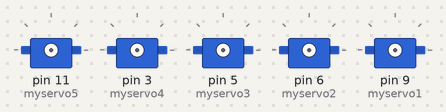
The sketch below on a simulated Arduino Uno, built with avr-gcc and run on an emulated ATmega328P. Shown: 5 × servo. What the sketch prints to the serial monitor is not drawn.

Above: at 0.1 s.
At 2.9 s:
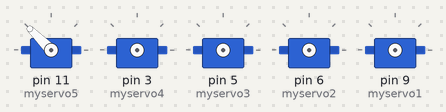
At 3.9 s:
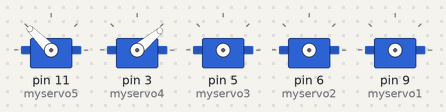
At 4.9 s:
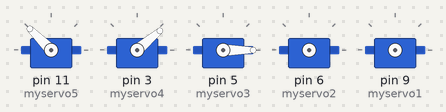
At 6.9 s:
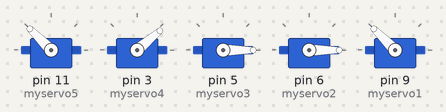
Timing chart, 0 to 8.4 s (numbered marks = the images above):
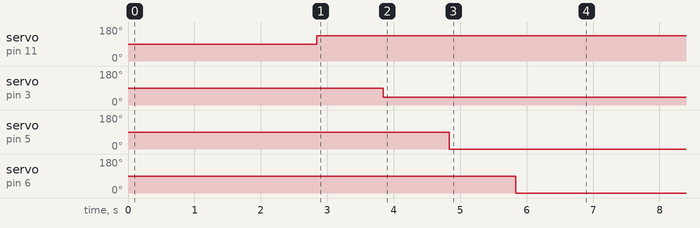

Measured:
- by itself, servo on pin 11 (myservo5): 90° → 135° at 2.8 s
- by itself, servo on pin 3 (myservo4): 90° → 40° at 3.8 s
- by itself, servo on pin 5 (myservo3): 90° → 0° at 4.8 s
- by itself, servo on pin 6 (myservo2): 90° → 0° at 5.8 s

The sketch:

Pince_servos.ino
```cpp
/***********************************************************
File name: servo.ino
Description:   The servo motor circulates to 180 degrees, 90 degrees
               Degrees, 0 degrees,
Website: www.adeept.com
E-mail: support@adeept.com
Author: Tom
Date: 2020/05/22
***********************************************************/

#include <Servo.h>

Servo myservo1; //create servo object to control a servo
Servo myservo2; //create servo object to control a servo
Servo myservo3; //create servo object to control a servo
Servo myservo4; //create servo object to control a servo
Servo myservo5; //create servo object to control a servo
Servo myservo5_bis; //create servo object to control a servo
int compteur = 0;

void setup()
{
  Serial.begin(9600); // initialise la communication série à 9600 bauds
  delay(1000); // wait for a second
}

void loop()
{
  // ---------- Permet de copier-coller facilement attach() ------------- //
  // -------------------------------------------------------------------- //
  // myservo1.attach(9); // attachs the servo 1 on pin 9 to servo object
  // myservo2.attach(6); // attachs the servo 2 on pin 6 to servo object
  // myservo3.attach(5); // attachs the servo 3 on pin 5 to servo object
  // myservo4.attach(3); // attachs the servo 4 on pin 3 to servo object
  // myservo5.attach(11); // attachs the servo 5 on pin 11 to servo object
  // myservo5_bis.attach(11); // attachs the servo 5 on pin 11 to servo object
  // -------------------------------------------------------------------- //

  Serial.println(compteur);
  if(compteur == 200)
  {
    Serial.print("Mettre pince à position de défaut\n");
    pince_position_defaut();


    Serial.print("Détachage des servomoteurs\n");
    detachage_servos();
  }

  compteur++;
  Serial.println(compteur);
}

void pince_desserer()
{
  Serial.print("servo 5\n");
  myservo5.attach(11); // attachs the servo 5 on pin 11 to servo object
  myservo5.write(60);
  delay(1000);
  myservo5.detach(); // detachs the servo 5

  delay(1000);
}

void pince_descendre()
{
  Serial.print("servo 3\n");
  myservo3.attach(5); // attachs the servo 3 on pin 5 to servo object
  myservo3.write(75);
  delay(1000);
  myservo3.detach(); // detachs the servo 3
}

void pince_attraper()
{
  Serial.print("servo 5bis\n");
  myservo5_bis.attach(11); // attachs the servo 5_bis on pin 11 to servo object
  myservo5_bis.write(130);
  delay(1000);
  Serial.println(myservo5_bis.attached());
  myservo5_bis.detach(); // detachs the servo 5_bis

  delay(1000);
}

void fonction_test()
{
  // Ecriture du code : //
  myservo5.attach(11); // attachs the servo 5 on pin 11 to servo object
  Serial.print("servo 5_1\n");
  myservo5.write(60);
  delay(2000);
  myservo4.attach(3); // attachs the servo 4 on pin 3 to servo object
  Serial.print("servo 4\n");
  myservo4.write(15);
  delay(2000);
  myservo3.attach(5); // attachs the servo 3 on pin 5 to servo object
  Serial.print("servo 3\n");
  myservo3.write(5);
  delay(2000);
  myservo2.attach(6); // attachs the servo 2 on pin 6 to servo object
  Serial.print("servo 2\n");
  myservo2.write(30);
  delay(2000);
  Serial.print("servo 1\n");
  myservo1.attach(9); // attachs the servo 1 on pin 9 to servo object
  myservo1.write(25);
  delay(500);
  Serial.print("servo 5_2\n");
  myservo5.write(110);
  delay(10000);


  // Détachage des servomoteurs : //
  myservo1.detach();
  myservo2.detach();
  myservo3.detach();
  myservo4.detach();
  myservo5.detach();

  delay(1000);
}

void pince_position_defaut()
{
  // Ecriture du code : //
  myservo5.attach(11); // attachs the servo 5 on pin 11 to servo object
  Serial.print("servo 5_1\n");
  myservo5.write(135);
  delay(1000);
  myservo4.attach(3); // attachs the servo 4 on pin 3 to servo object
  Serial.print("servo 4\n");
  myservo4.write(40);
  delay(1000);
  myservo3.attach(5); // attachs the servo 3 on pin 5 to servo object
  Serial.print("servo 3\n");
  myservo3.write(0);
  delay(1000);
  myservo2.attach(6); // attachs the servo 2 on pin 6 to servo object
  Serial.print("servo 2\n");
  myservo2.write(0);
  delay(1000);
  Serial.print("servo 1\n");
  myservo1.attach(9); // attachs the servo 1 on pin 9 to servo object
  myservo1.write(135);
  delay(1000);

  delay(10000);
}

void detachage_servos()
{
  // Détachage des servomoteurs : //
    myservo1.detach();
    myservo2.detach();
    myservo3.detach();
    myservo4.detach();
    myservo5.detach();
}
```
